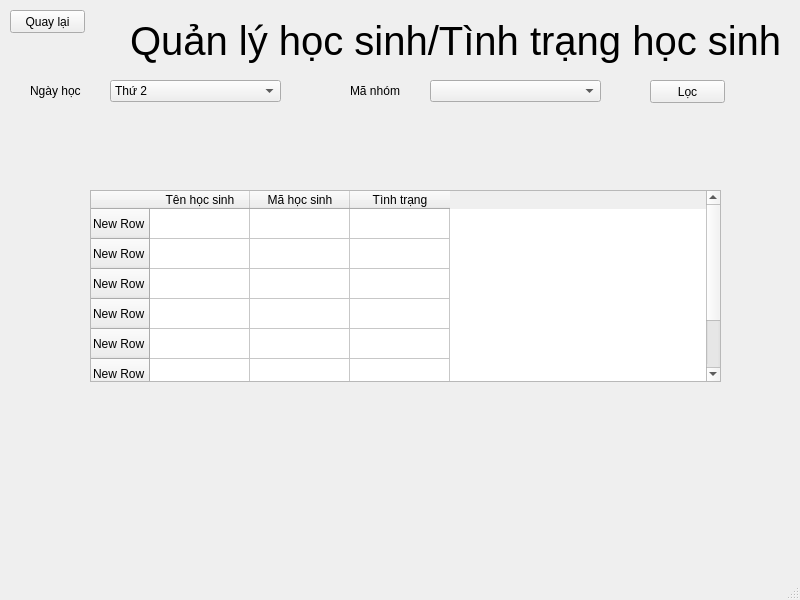
<?xml version="1.0" encoding="UTF-8"?>
<ui version="4.0">
 <class>TinhTrangHocSinh</class>
 <widget class="QMainWindow" name="TinhTrangHocSinh">
  <property name="geometry">
   <rect>
    <x>0</x>
    <y>0</y>
    <width>800</width>
    <height>600</height>
   </rect>
  </property>
  <property name="windowTitle">
   <string>MainWindow</string>
  </property>
  <widget class="QWidget" name="centralwidget">
   <widget class="QPushButton" name="btn_quay_lai">
    <property name="geometry">
     <rect>
      <x>10</x>
      <y>10</y>
      <width>75</width>
      <height>23</height>
     </rect>
    </property>
    <property name="text">
     <string>Quay lại</string>
    </property>
   </widget>
   <widget class="QLabel" name="label">
    <property name="geometry">
     <rect>
      <x>130</x>
      <y>10</y>
      <width>651</width>
      <height>61</height>
     </rect>
    </property>
    <property name="font">
     <font>
      <family>Arial</family>
      <pointsize>30</pointsize>
     </font>
    </property>
    <property name="text">
     <string>Quản lý học sinh/Tình trạng học sinh</string>
    </property>
   </widget>
   <widget class="QLabel" name="label_2">
    <property name="geometry">
     <rect>
      <x>30</x>
      <y>80</y>
      <width>51</width>
      <height>21</height>
     </rect>
    </property>
    <property name="text">
     <string>Ngày học</string>
    </property>
   </widget>
   <widget class="QComboBox" name="cbb_thu_trong_tuan">
    <property name="geometry">
     <rect>
      <x>110</x>
      <y>80</y>
      <width>171</width>
      <height>22</height>
     </rect>
    </property>
    <item>
     <property name="text">
      <string>Thứ 2</string>
     </property>
    </item>
    <item>
     <property name="text">
      <string>Thứ 3</string>
     </property>
    </item>
    <item>
     <property name="text">
      <string>Thứ 4</string>
     </property>
    </item>
    <item>
     <property name="text">
      <string>Thứ 5</string>
     </property>
    </item>
    <item>
     <property name="text">
      <string>Thứ 6</string>
     </property>
    </item>
    <item>
     <property name="text">
      <string>Thứ 7</string>
     </property>
    </item>
    <item>
     <property name="text">
      <string>Chủ nhật</string>
     </property>
    </item>
   </widget>
   <widget class="QComboBox" name="cbb_ma_nhom">
    <property name="geometry">
     <rect>
      <x>430</x>
      <y>80</y>
      <width>171</width>
      <height>22</height>
     </rect>
    </property>
   </widget>
   <widget class="QLabel" name="label_3">
    <property name="geometry">
     <rect>
      <x>350</x>
      <y>80</y>
      <width>51</width>
      <height>21</height>
     </rect>
    </property>
    <property name="text">
     <string>Mã nhóm</string>
    </property>
   </widget>
   <widget class="QPushButton" name="btn_loc">
    <property name="geometry">
     <rect>
      <x>650</x>
      <y>80</y>
      <width>75</width>
      <height>23</height>
     </rect>
    </property>
    <property name="text">
     <string>Lọc</string>
    </property>
   </widget>
   <widget class="QTableWidget" name="tableWidget">
    <property name="geometry">
     <rect>
      <x>90</x>
      <y>190</y>
      <width>631</width>
      <height>192</height>
     </rect>
    </property>
    <row>
     <property name="text">
      <string>New Row</string>
     </property>
    </row>
    <row>
     <property name="text">
      <string>New Row</string>
     </property>
    </row>
    <row>
     <property name="text">
      <string>New Row</string>
     </property>
    </row>
    <row>
     <property name="text">
      <string>New Row</string>
     </property>
    </row>
    <row>
     <property name="text">
      <string>New Row</string>
     </property>
    </row>
    <row>
     <property name="text">
      <string>New Row</string>
     </property>
    </row>
    <row>
     <property name="text">
      <string>New Row</string>
     </property>
    </row>
    <column>
     <property name="text">
      <string>Tên học sinh</string>
     </property>
    </column>
    <column>
     <property name="text">
      <string>Mã học sinh</string>
     </property>
    </column>
    <column>
     <property name="text">
      <string>Tình trạng</string>
     </property>
    </column>
   </widget>
  </widget>
  <widget class="QMenuBar" name="menubar">
   <property name="geometry">
    <rect>
     <x>0</x>
     <y>0</y>
     <width>800</width>
     <height>21</height>
    </rect>
   </property>
  </widget>
  <widget class="QStatusBar" name="statusbar"/>
 </widget>
 <resources/>
 <connections/>
</ui>
